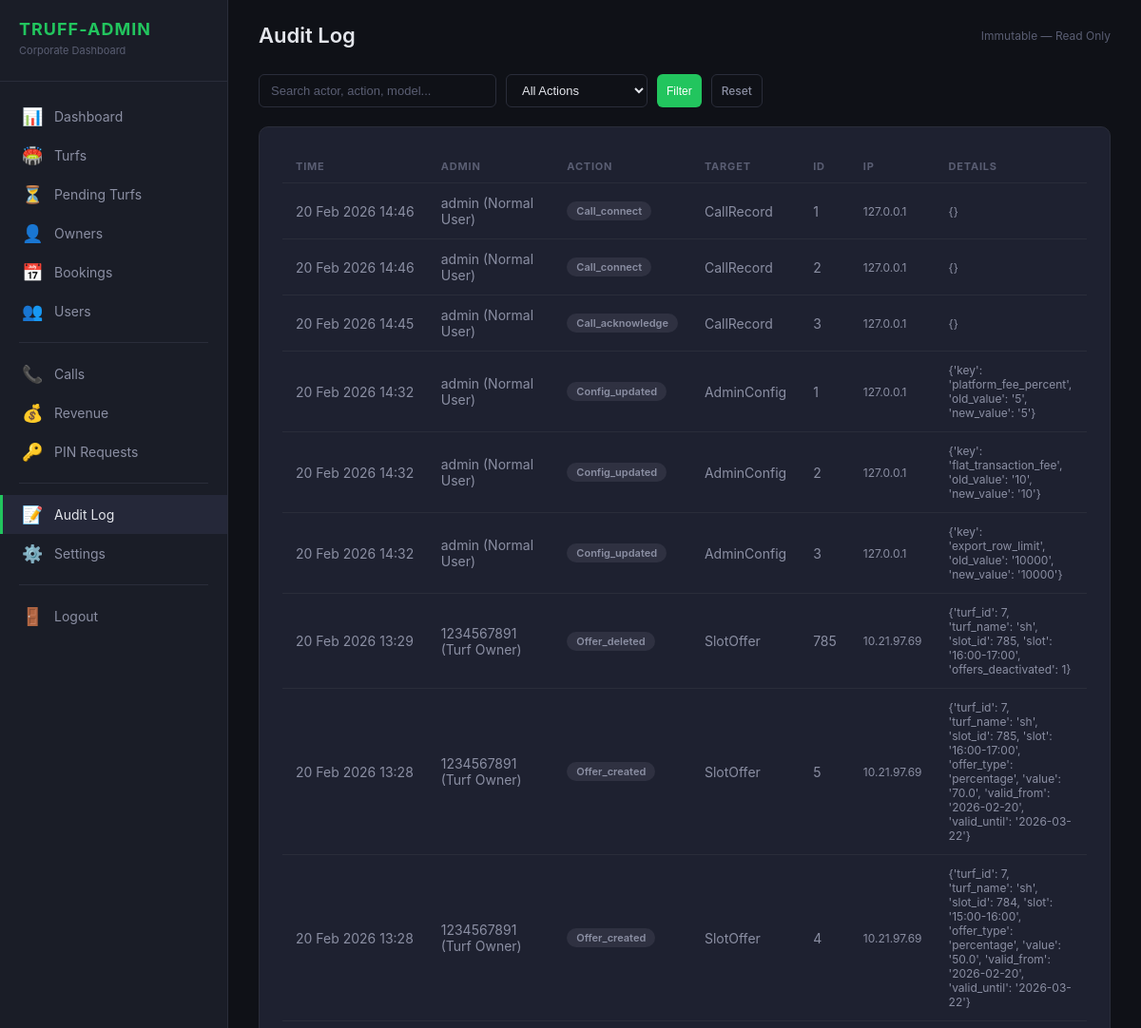
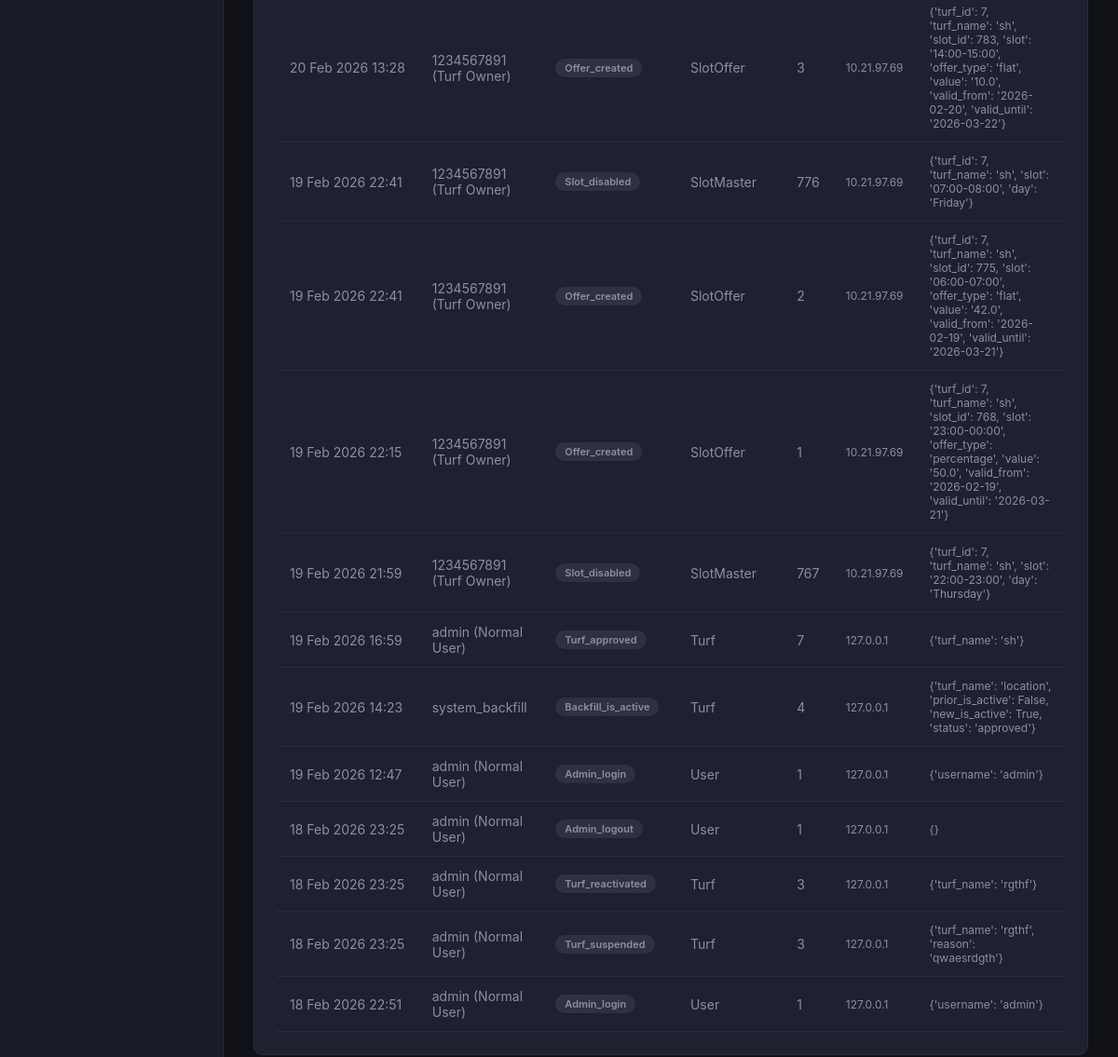
Page /truff-admin/audit-log/ (signed in) on the committed database (2 pictures, top to bottom).
### truff_admin_panel/models.py (models this page shows, shortened)
class AdminAuditLog(models.Model):
    actor = models.ForeignKey(
        settings.AUTH_USER_MODEL,
        on_delete=models.SET_NULL,
        null=True, blank=True,
        related_name='truff_audit_logs',
    )
    actor_name = models.CharField(max_length=150, blank=True, default='')
    action = models.CharField(max_length=100, db_index=True)
    target_model = models.CharField(max_length=100, db_index=True)
    target_id = models.IntegerField(default=0, db_index=True)
    details = models.JSONField(default=dict, blank=True)
    ip_address = models.GenericIPAddressField(null=True, blank=True)
    created_at = models.DateTimeField(auto_now_add=True, db_index=True)
    class Meta:
        ordering = ['-created_at']
        verbose_name = 'Admin Audit Log'
        verbose_name_plural = 'Admin Audit Logs'
        indexes = [
            models.Index(fields=['action', 'created_at']),
            models.Index(fields=['target_model', 'target_id']),
        ]

### truff_admin_panel/views.py (the view)
# urls.py: path('audit-log/', views.AuditLogView.as_view(), name='audit_log'),
class AuditLogView(TruffAdminRequiredMixin, View):
    def get(self, request):
        qs = AdminAuditLog.objects.all()
        search = request.GET.get('q', '')
        if search:
            qs = qs.filter(
                Q(actor_name__icontains=search) |
                Q(action__icontains=search) |
                Q(target_model__icontains=search)
            )
        action_filter = request.GET.get('action')
        if action_filter:
            qs = qs.filter(action=action_filter)
        paginator = Paginator(qs, 25)
        page = paginator.get_page(request.GET.get('page', 1))
        actions = AdminAuditLog.objects.values_list('action', flat=True).distinct().order_by('action')
        return render(request, 'truff_admin/audit_log.html', {
            'page': page,
            'search_query': search,
            'current_action': action_filter or '',
            'actions': actions,
        })

### truff_admin_panel/context_processors.py (called while the page is built)
def pending_turf_count(request):
    if not request.user.is_authenticated:
        return {}
    if not (request.user.is_staff or request.user.groups.filter(name='Truff Admin').exists()):
        return {}
    try:
        return {'pending_turf_count': Turf.objects.filter(status=TurfStatus.PENDING).count()}
    except Exception:
        return {'pending_turf_count': 0}

### truff_admin_panel/mixins.py (called while the page is built)
    def test_func(self):
        user = self.request.user
        if not user.is_authenticated:
            return False
        return user.is_staff or user.groups.filter(name='Truff Admin').exists()

### truff_admin_panel/templates/truff_admin/audit_log.html (shortened to what this page needs)
{% extends "truff_admin/base.html" %}
{% load truff_tags %}
{% block content %}
<div class="topbar">
    <h1>Audit Log</h1>
    <div class="topbar-actions">
        <span style="color:var(--text-muted);font-size:12px;">Immutable — Read Only</span>
    </div>
</div>
<div class="filter-bar">
    <form method="get" style="display:flex;gap:10px;flex-wrap:wrap;">
        <input type="text" name="q" class="form-input" placeholder="Search actor, action, model..."
            value="{{ search_query }}" style="width:250px;">
        <select name="action" class="form-select">
            <option value="">All Actions</option>
        </select>
        <button type="submit" class="btn btn-primary btn-sm">Filter</button>
        <a href="/truff-admin/audit-log/" class="btn btn-outline btn-sm">Reset</a>
    </form>
</div>
<div class="panel">
    <table class="data-table">
        <thead>
            <tr>
                <th>Time</th>
                <th>Admin</th>
                <th>Action</th>
                <th>Target</th>
                <th>ID</th>
                <th>IP</th>
                <th>Details</th>
            </tr>
        </thead>
        <tbody>
            {% for log in page %}
            <tr>
                <td style="white-space:nowrap;">{{ log.created_at|date:"d M Y H:i" }}</td>
                <td>{{ log.actor_name }}</td>
                <td><span class="badge badge-secondary">{{ log.action }}</span></td>
                <td>{{ log.target_model }}</td>
                <td>{{ log.target_id }}</td>
                <td style="font-size:12px;">{{ log.ip_address|default:"-" }}</td>
                <td style="font-size:12px;max-width:200px;overflow:hidden;text-overflow:ellipsis;">{{ log.details }}
                </td>
            </tr>
            {% empty %}
            <tr>
                <td colspan="7" style="text-align:center;color:var(--text-muted);">No audit entries</td>
            </tr>
            {% endfor %}
        </tbody>
    </table>
</div>
{% endblock %}

### truff_admin_panel/static/truff_admin/css/style.css (style rules this page uses)
:root { --bg-primary: #0f1117; --bg-secondary: #1a1d27; --bg-card: #1e2130; --bg-hover: #252839; --border: #2a2d3a; --text-primary: #e4e6ec; --text-secondary: #8b8fa3; --text-muted: #5a5e73; --accent: #22c55e; --accent-hover: #16a34a; --accent-light: rgba(34, 197, 94, 0.12); --danger: #ef4444; --warning: #f59e0b; --info: #3b82f6; }
* { margin: 0; padding: 0; box-sizing: border-box; }
body { font-family: -apple-system, BlinkMacSystemFont, 'Segoe UI', Roboto, sans-serif; background: var(--bg-primary); color: var(--text-primary); min-height: 100vh; }
a { color: var(--accent); text-decoration: none; }
.topbar { display: flex; justify-content: space-between; align-items: center; margin-bottom: 28px; }
.topbar h1 { font-size: 22px; font-weight: 600; }
.topbar-actions { display: flex; gap: 12px; align-items: center; }
.panel { background: var(--bg-card); border: 1px solid var(--border); border-radius: 10px; padding: 24px; margin-bottom: 24px; }
.data-table { width: 100%; border-collapse: collapse; }
.data-table th { text-align: left; padding: 10px 14px; font-size: 11px; text-transform: uppercase; letter-spacing: 0.8px; color: var(--text-muted); border-bottom: 1px solid var(--border); }
.data-table td { padding: 12px 14px; font-size: 14px; border-bottom: 1px solid var(--border); color: var(--text-secondary); }
.badge { display: inline-block; padding: 3px 10px; border-radius: 12px; font-size: 11px; font-weight: 600; text-transform: capitalize; }
.badge-secondary { background: rgba(139,143,163,0.15); color: #8b8fa3; }
.btn { display: inline-flex; align-items: center; gap: 6px; padding: 8px 16px; border: none; border-radius: 6px; font-size: 13px; font-weight: 500; cursor: pointer; transition: all 0.15s; }
.btn-primary { background: var(--accent); color: #fff; }
.btn-outline { background: transparent; border: 1px solid var(--border); color: var(--text-secondary); }
.btn-sm { padding: 5px 10px; font-size: 12px; }
.form-input, .form-select { background: var(--bg-primary); border: 1px solid var(--border); color: var(--text-primary); padding: 8px 12px; border-radius: 6px; font-size: 13px; outline: none; }
.form-input::placeholder { color: var(--text-muted); }
.filter-bar { display: flex; gap: 10px; align-items: center; flex-wrap: wrap; margin-bottom: 20px; }

### rows in the picture
AdminAuditLog: created_at "20 Feb 2026 14:46", actor_name "admin (Normal User)", action "Call_connect", target_model "CallRecord", target_id "1", ip_address "127.0.0.1", details "{}"
AdminAuditLog: created_at "20 Feb 2026 14:46", actor_name "admin (Normal User)", action "Call_connect", target_model "CallRecord", target_id "2", ip_address "127.0.0.1", details "{}"
AdminAuditLog: created_at "20 Feb 2026 14:45", actor_name "admin (Normal User)", action "Call_acknowledge", target_model "CallRecord", target_id "3", ip_address "127.0.0.1", details "{}"
AdminAuditLog: created_at "20 Feb 2026 14:32", actor_name "admin (Normal User)", action "Config_updated", target_model "AdminConfig", target_id "1", ip_address "127.0.0.1", details "{'key': 'platform_fee_percent', 'old_value': '5', 'new_value': '5'}"
AdminAuditLog: created_at "20 Feb 2026 14:32", actor_name "admin (Normal User)", action "Config_updated", target_model "AdminConfig", target_id "2", ip_address "127.0.0.1", details "{'key': 'flat_transaction_fee', 'old_value': '10', 'new_value': '10'}"
AdminAuditLog: created_at "20 Feb 2026 14:32", actor_name "admin (Normal User)", action "Config_updated", target_model "AdminConfig", target_id "3", ip_address "127.0.0.1", details "{'key': 'export_row_limit', 'old_value': '10000', 'new_value': '10000'}"
AdminAuditLog: created_at "20 Feb 2026 13:29", actor_name "1234567891 (Turf Owner)", action "Offer_deleted", target_model "SlotOffer", target_id "785", ip_address "10.21.97.69", details "{'turf_id': 7, 'turf_name': 'sh', 'slot_id': 785, 'slot': '16:00-17:00', 'offers_deactivated': 1}"
AdminAuditLog: created_at "20 Feb 2026 13:28", actor_name "1234567891 (Turf Owner)", action "Offer_created", target_model "SlotOffer", target_id "5", ip_address "10.21.97.69", details "{'turf_id': 7, 'turf_name': 'sh', 'slot_id': 785, 'slot': '16:00-17:00', 'offer_type': 'percentage', 'value': '70.0', 'valid_from': '2026-02-20', 'valid_until': '2026-03-22'}"
AdminAuditLog: created_at "20 Feb 2026 13:28", actor_name "1234567891 (Turf Owner)", action "Offer_created", target_model "SlotOffer", target_id "4", ip_address "10.21.97.69", details "{'turf_id': 7, 'turf_name': 'sh', 'slot_id': 784, 'slot': '15:00-16:00', 'offer_type': 'percentage', 'value': '50.0', 'valid_from': '2026-02-20', 'valid_until': '2026-03-22'}"
AdminAuditLog: created_at "20 Feb 2026 13:28", actor_name "1234567891 (Turf Owner)", action "Offer_created", target_model "SlotOffer", target_id "3", ip_address "10.21.97.69", details "{'turf_id': 7, 'turf_name': 'sh', 'slot_id': 783, 'slot': '14:00-15:00', 'offer_type': 'flat', 'value': '10.0', 'valid_from': '2026-02-20', 'valid_until': '2026-03-22'}"
AdminAuditLog: created_at "19 Feb 2026 22:41", actor_name "1234567891 (Turf Owner)", action "Slot_disabled", target_model "SlotMaster", target_id "776", ip_address "10.21.97.69", details "{'turf_id': 7, 'turf_name': 'sh', 'slot': '07:00-08:00', 'day': 'Friday'}"
AdminAuditLog: created_at "19 Feb 2026 22:41", actor_name "1234567891 (Turf Owner)", action "Offer_created", target_model "SlotOffer", target_id "2", ip_address "10.21.97.69", details "{'turf_id': 7, 'turf_name': 'sh', 'slot_id': 775, 'slot': '06:00-07:00', 'offer_type': 'flat', 'value': '42.0', 'valid_from': '2026-02-19', 'valid_until': '2026-03-21'}"
AdminAuditLog: created_at "19 Feb 2026 22:15", actor_name "1234567891 (Turf Owner)", action "Offer_created", target_model "SlotOffer", target_id "1", ip_address "10.21.97.69", details "{'turf_id': 7, 'turf_name': 'sh', 'slot_id': 768, 'slot': '23:00-00:00', 'offer_type': 'percentage', 'value': '50.0', 'valid_from': '2026-02-19', 'valid_until': '2026-03-21'}"
AdminAuditLog: created_at "19 Feb 2026 21:59", actor_name "1234567891 (Turf Owner)", action "Slot_disabled", target_model "SlotMaster", target_id "767", ip_address "10.21.97.69", details "{'turf_id': 7, 'turf_name': 'sh', 'slot': '22:00-23:00', 'day': 'Thursday'}"
AdminAuditLog: created_at "19 Feb 2026 16:59", actor_name "admin (Normal User)", action "Turf_approved", target_model "Turf", target_id "7", ip_address "127.0.0.1", details "{'turf_name': 'sh'}"
AdminAuditLog: created_at "19 Feb 2026 14:23", actor_name "system_backfill", action "Backfill_is_active", target_model "Turf", target_id "4", ip_address "127.0.0.1", details "{'turf_name': 'location', 'prior_is_active': False, 'new_is_active': True, 'status': 'approved'}"
AdminAuditLog: created_at "19 Feb 2026 12:47", actor_name "admin (Normal User)", action "Admin_login", target_model "User", target_id "1", ip_address "127.0.0.1", details "{'username': 'admin'}"
AdminAuditLog: created_at "18 Feb 2026 23:25", actor_name "admin (Normal User)", action "Admin_logout", target_model "User", target_id "1", ip_address "127.0.0.1", details "{}"
AdminAuditLog: created_at "18 Feb 2026 23:25", actor_name "admin (Normal User)", action "Turf_reactivated", target_model "Turf", target_id "3", ip_address "127.0.0.1", details "{'turf_name': 'rgthf'}"
AdminAuditLog: created_at "18 Feb 2026 23:25", actor_name "admin (Normal User)", action "Turf_suspended", target_model "Turf", target_id "3", ip_address "127.0.0.1", details "{'turf_name': 'rgthf', 'reason': 'qwaesrdgth'}"
AdminAuditLog: created_at "18 Feb 2026 22:51", actor_name "admin (Normal User)", action "Admin_login", target_model "User", target_id "1", ip_address "127.0.0.1", details "{'username': 'admin'}"
